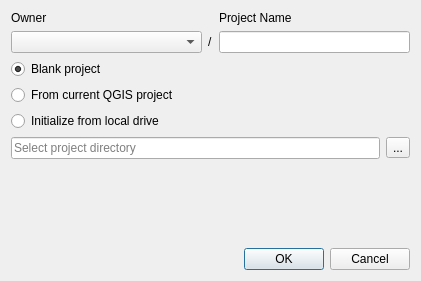
<?xml version="1.0" encoding="UTF-8"?>
<ui version="4.0">
 <class>Dialog</class>
 <widget class="QDialog" name="Dialog">
  <property name="geometry">
   <rect>
    <x>0</x>
    <y>0</y>
    <width>421</width>
    <height>281</height>
   </rect>
  </property>
  <property name="windowTitle">
   <string>Create Mergin Project</string>
  </property>
  <layout class="QGridLayout" name="gridLayout_2">
   <item row="0" column="0">
    <layout class="QVBoxLayout" name="verticalLayout_2">
     <item>
      <layout class="QGridLayout" name="gridLayout">
       <item row="1" column="2">
        <widget class="QLineEdit" name="edit_project_name">
         <property name="sizePolicy">
          <sizepolicy hsizetype="Expanding" vsizetype="Fixed">
           <horstretch>0</horstretch>
           <verstretch>0</verstretch>
          </sizepolicy>
         </property>
         <property name="text">
          <string/>
         </property>
        </widget>
       </item>
       <item row="0" column="0">
        <widget class="QLabel" name="projectNamespaceLabel">
         <property name="minimumSize">
          <size>
           <width>0</width>
           <height>0</height>
          </size>
         </property>
         <property name="maximumSize">
          <size>
           <width>200</width>
           <height>150</height>
          </size>
         </property>
         <property name="text">
          <string>Owner</string>
         </property>
        </widget>
       </item>
       <item row="0" column="2">
        <widget class="QLabel" name="projectNameLabel">
         <property name="minimumSize">
          <size>
           <width>0</width>
           <height>0</height>
          </size>
         </property>
         <property name="maximumSize">
          <size>
           <width>200</width>
           <height>150</height>
          </size>
         </property>
         <property name="text">
          <string>Project Name</string>
         </property>
        </widget>
       </item>
       <item row="1" column="0">
        <widget class="QComboBox" name="project_namespace_cbo">
         <property name="sizePolicy">
          <sizepolicy hsizetype="Expanding" vsizetype="Fixed">
           <horstretch>0</horstretch>
           <verstretch>0</verstretch>
          </sizepolicy>
         </property>
        </widget>
       </item>
       <item row="1" column="1">
        <widget class="QLabel" name="label">
         <property name="sizePolicy">
          <sizepolicy hsizetype="Fixed" vsizetype="Minimum">
           <horstretch>0</horstretch>
           <verstretch>0</verstretch>
          </sizepolicy>
         </property>
         <property name="text">
          <string>/</string>
         </property>
        </widget>
       </item>
      </layout>
     </item>
     <item>
      <widget class="QRadioButton" name="rad_blank_project">
       <property name="text">
        <string>Blank project</string>
       </property>
       <property name="checked">
        <bool>true</bool>
       </property>
      </widget>
     </item>
     <item>
      <widget class="QRadioButton" name="rad_cur_project">
       <property name="text">
        <string>From current QGIS project </string>
       </property>
      </widget>
     </item>
     <item>
      <widget class="QRadioButton" name="rad_project_dir">
       <property name="text">
        <string>Initialize from local drive</string>
       </property>
      </widget>
     </item>
     <item>
      <layout class="QHBoxLayout" name="select_dir_layout">
       <item>
        <widget class="QLineEdit" name="edit_project_dir">
         <property name="enabled">
          <bool>true</bool>
         </property>
         <property name="minimumSize">
          <size>
           <width>175</width>
           <height>0</height>
          </size>
         </property>
         <property name="placeholderText">
          <string>Select project directory</string>
         </property>
        </widget>
       </item>
       <item>
        <widget class="QToolButton" name="btn_get_project_dir">
         <property name="text">
          <string>...</string>
         </property>
        </widget>
       </item>
      </layout>
     </item>
     <item>
      <spacer name="verticalSpacer">
       <property name="orientation">
        <enum>Qt::Vertical</enum>
       </property>
       <property name="sizeType">
        <enum>QSizePolicy::MinimumExpanding</enum>
       </property>
       <property name="sizeHint" stdset="0">
        <size>
         <width>20</width>
         <height>0</height>
        </size>
       </property>
      </spacer>
     </item>
     <item>
      <widget class="QDialogButtonBox" name="buttonBox">
       <property name="orientation">
        <enum>Qt::Horizontal</enum>
       </property>
       <property name="standardButtons">
        <set>QDialogButtonBox::Cancel|QDialogButtonBox::Ok</set>
       </property>
      </widget>
     </item>
    </layout>
   </item>
  </layout>
 </widget>
 <resources/>
 <connections>
  <connection>
   <sender>buttonBox</sender>
   <signal>rejected()</signal>
   <receiver>Dialog</receiver>
   <slot>reject()</slot>
   <hints>
    <hint type="sourcelabel">
     <x>316</x>
     <y>260</y>
    </hint>
    <hint type="destinationlabel">
     <x>286</x>
     <y>274</y>
    </hint>
   </hints>
  </connection>
 </connections>
</ui>
